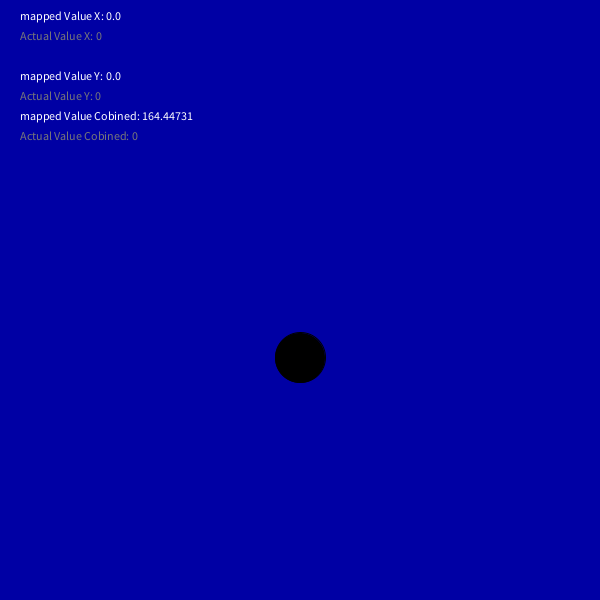
Frame 1 (no input)
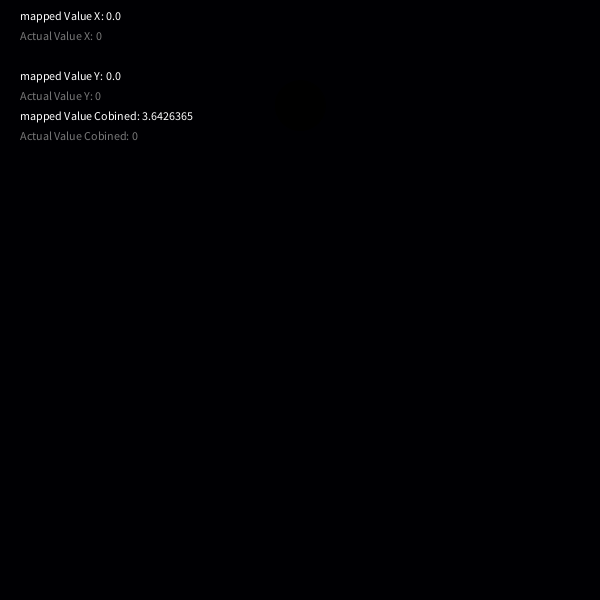
Frame 60 (the mouse pressed at the canvas centre just before this capture)
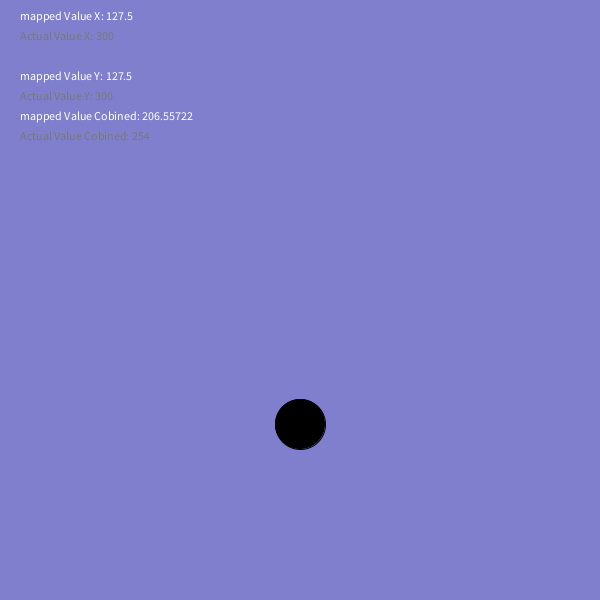
Frame 120 (the mouse held since frame 60 and released just before this capture)

The Processing sketch that drew these frames (run headless with seeded random() and noise(); from frame 60 on, the mouse is pressed at the canvas centre):

// Processing sketch: sketch_1map_function_03
// ── sketch_1map_function_03.pde
float mappedVal;
float mappedValY;
float mappedCobined;
float sinAnimVal;

float mappedYPosEllipse;
float mappedYXPosEllipse;

float wEllipse = 50;
float hEllipse = 50;

void setup() {
 size(600,600); 
}

void draw() {
  // map the mouseX value in to 0 - 255
  mappedVal = map(mouseX,0,width,0,255);
  mappedValY = map(mouseY,0,height,0,255);
  //mappedCobined = map((mouseX*255/(mouseY+1)),0,width,0,255);
  
  // Create an animation with sine function
  sinAnimVal = sin(millis()*0.002);
  mappedCobined = map(sinAnimVal, -1, 1, 0 ,255);
  
  // Change the Red and Green parameter of the background
  background(mappedVal, mappedValY,mappedCobined);
  
  mappedYPosEllipse = map(sinAnimVal,-1,1,100,height-100);
  // ellipse
  fill(0);
  ellipse(width*0.5, mappedYPosEllipse, wEllipse, hEllipse);
  
  // write the mapped value text on canvas
  fill(255);
  text("mapped Value X: " + mappedVal, 20, 20);
  
  // write the actual value of the mouseX
  fill(120);
  text("Actual Value X: " + mouseX, 20, 40);
  
    // write the mapped value text on canvas
  fill(255);
  text("mapped Value Y: " + mappedValY, 20, 80);
  
  // write the actual value of the mouseX
  fill(120);
  text("Actual Value Y: " + mouseY, 20, 100);
  
    // write the mapped value text on canvas
  fill(255);
  text("mapped Value Cobined: " + mappedCobined, 20, 120);
  
  // write the actual value of the mouseX
  fill(120);
  text("Actual Value Cobined: " + (mouseX*255/(mouseY+1)), 20, 140);
}
